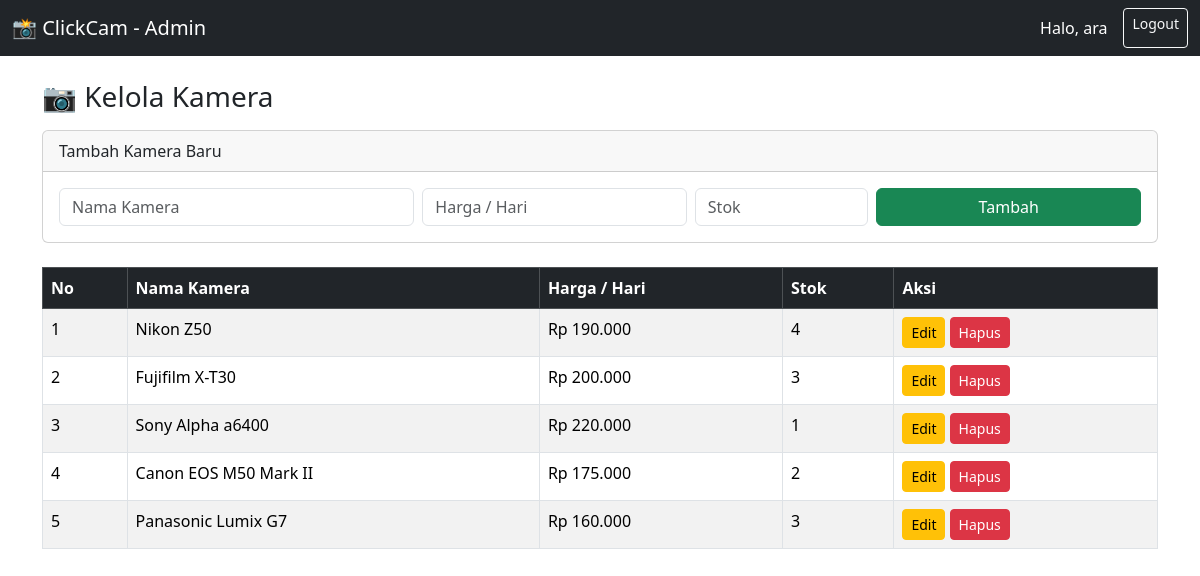
The app's page /kamera.php (signed in) with its own data.
### tables this page shows
CREATE TABLE `kamera` (
  `id` int NOT NULL AUTO_INCREMENT,
  `nama_kamera` varchar(100) NOT NULL,
  `harga_per_hari` decimal(10,2) NOT NULL,
  `stok` int NOT NULL DEFAULT '0',
  `created_at` timestamp NULL DEFAULT CURRENT_TIMESTAMP,
  PRIMARY KEY (`id`)
);

### kamera.php (the view, shortened to what this page needs)
<?php
include 'koneksi.php';
$result = $conn->query("SELECT * FROM kamera ORDER BY id DESC");
?>
<!DOCTYPE html>
<html lang="en">
<head>
    <link href="https://cdn.jsdelivr.net/npm/bootstrap@5.3.3/dist/css/bootstrap.min.css" rel="stylesheet">
</head>
<body>
<?php include 'navbar_admin.php';  ?>
<div class="container mt-4">
    <h3>📷 Kelola Kamera</h3>
    <div class="card mt-3 mb-4">
        <div class="card-header">Tambah Kamera Baru</div>
        <div class="card-body">
            <form method="POST">
                <div class="row g-2">
                    <div class="col-md-4">
                        <input type="text" name="nama" class="form-control" placeholder="Nama Kamera" required>
                    </div>
                    <div class="col-md-3">
                        <input type="number" name="harga" class="form-control" placeholder="Harga / Hari" required>
                    </div>
                    <div class="col-md-2">
                        <input type="number" name="stok" class="form-control" placeholder="Stok" required>
                    </div>
                    <div class="col-md-3">
                        <button type="submit" name="tambah" class="btn btn-success w-100">Tambah</button>
                    </div>
                </div>
            </form>
        </div>
    </div>
    <table class="table table-bordered table-striped">
        <thead class="table-dark">
            <tr>
                <th>No</th>
                <th>Nama Kamera</th>
                <th>Harga / Hari</th>
                <th>Stok</th>
                <th>Aksi</th>
            </tr>
        </thead>
        <tbody>
            <?php $no = 1; while ($row = $result->fetch_assoc()): ?>
            <tr>
                <td><?= $no++ ?></td>
                <td><?= htmlspecialchars($row['nama_kamera']) ?></td>
                <td>Rp <?= number_format($row['harga_per_hari'], 0, ',', '.') ?></td>
                <td><?= $row['stok'] ?></td>
                <td>
                    <a href="edit_kamera.php?id=<?= $row['id'] ?>" class="btn btn-sm btn-warning">Edit</a>
                    <a href="kamera.php?hapus=<?= $row['id'] ?>" class="btn btn-sm btn-danger" onclick="return confirm('Yakin hapus kamera ini?')">Hapus</a>
                </td>
            </tr>
            <?php endwhile; ?>
        </tbody>
    </table>
</div>
</body>
</html>

### navbar_admin.php
<nav class="navbar navbar-expand-lg navbar-dark bg-dark">
    <div class="container-fluid">
        <a class="navbar-brand" href="admin_dashboard.php">📸 ClickCam - Admin</a>
        <div class="d-flex">
            <span class="navbar-text text-white me-3">
                Halo, <?= htmlspecialchars($_SESSION['username'] ?? 'Admin') ?>
            </span>
            <a href="logout.php" class="btn btn-outline-light btn-sm">Logout</a>
        </div>
    </div>
</nav>

### records on screen
kamera: nama_kamera "Nikon Z50", harga_per_hari "190.000", stok "4"
kamera: nama_kamera "Fujifilm X-T30", harga_per_hari "200.000", stok "3"
kamera: nama_kamera "Sony Alpha a6400", harga_per_hari "220.000", stok "1"
kamera: nama_kamera "Canon EOS M50 Mark II", harga_per_hari "175.000", stok "2"
kamera: nama_kamera "Panasonic Lumix G7", harga_per_hari "160.000", stok "3"

### other values on screen
$_SESSION['username'] "ara"
